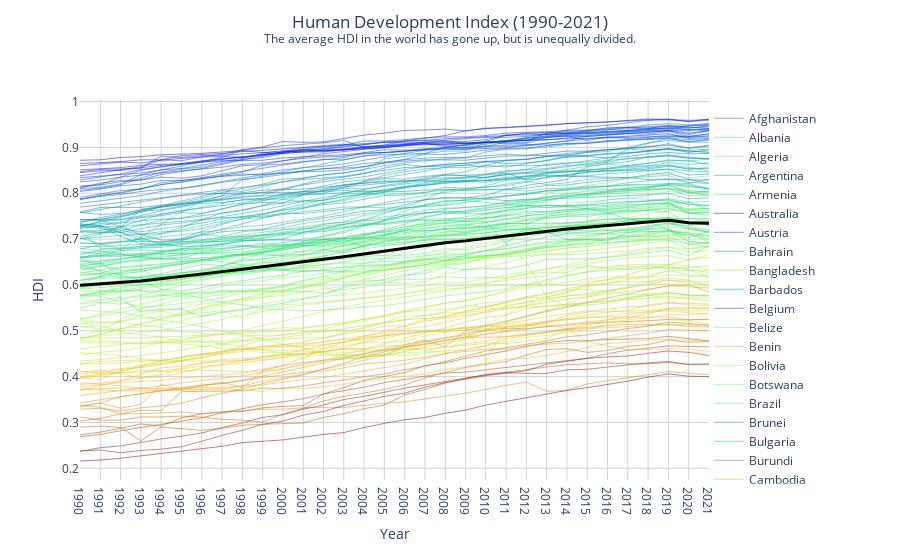

Notebook source saved alongside this figure:
### Code cell
HDI_full = pd.read_csv("datasets/Human Development Index.csv")

HDI_full = HDI_full.groupby('Country').first()

columns = ["Human Development Index (" + str(i) + ")" for i in range(1990, 2022)]

# filter data 2021
HDI = HDI_full[columns]

# Rename some countries for clarity
HDI.rename({'The Democratic Republic of the Congo':'DRC'}, inplace = True)

# Identify the columns related to the Human Development Index from 1990 to 2022
hdi_columns = [col for col in HDI.columns]

# Filter the dataframe to include only the required columns
filtered_HDI = HDI.dropna()

hdi_data = filtered_HDI

# Normalize the first year's HDI values for color mapping
first_year = hdi_data.columns[1]
first_year_values = hdi_data[first_year].values
norm = plt.Normalize(first_year_values.min(), first_year_values.max())
colors = plt.cm.rainbow(norm(first_year_values))

# Create the plotly figure
fig = go.Figure()

# year legend
years = [str(year) for year in range(1990, 2022)]

# Add traces for each country with color mapping based on the first year's HDI value
for i in range(len(hdi_data.index)):
    index = i
    row = hdi_data.iloc[i]
    country_color = 'rgb(' + str(int(256 - (colors[index][0] * 255)))\
    + "," + str(int((colors[index][1] * 255))) + "," + str(int(256 - (colors[index][2] * 255))) + ")"
    country_data = row[:].dropna()
    fig.add_trace(go.Scatter(
        x=years,
        y=country_data,
        mode='lines',
        line=dict(width=0.5, color=country_color),
        showlegend=True,
        name = hdi_data.index[i]
    ))


# Calculate and plot the world average HDI
world_avg = hdi_data.iloc[:, :].mean(axis=0)
fig.add_trace(go.Scatter(
    x=years,
    y=world_avg,
    mode='lines',
    line=dict(width=3, color='black'),
    name='World Mean'
))

# Update layout
fig.update_layout(
    xaxis_title='Year',
    yaxis_title='HDI',
    showlegend=True,
    legend=dict(orientation="v", yanchor="top", y=0.99, xanchor="left", x=1),
    plot_bgcolor='white',
    autosize = True,
    height = 800,
    title={
        'text' : 'Human Development Index (1990-2021)<br><sup>The average HDI in the world has gone up, but is unequally divided.</sup>',
        'y':0.95,
        'x':0.5,
        'xanchor': 'center',
        'yanchor': 'top'
    }
)

# Customize hover label formatting
fig.update_traces(
    hovertemplate='Year: %{x}<br>HDI: %{y}'
)

# Add gridlines
fig.update_xaxes(showgrid=True, gridwidth=1, gridcolor='lightgrey')
fig.update_yaxes(showgrid=True, gridwidth=1, gridcolor='lightgrey')

# Show the figure
fig.show()
